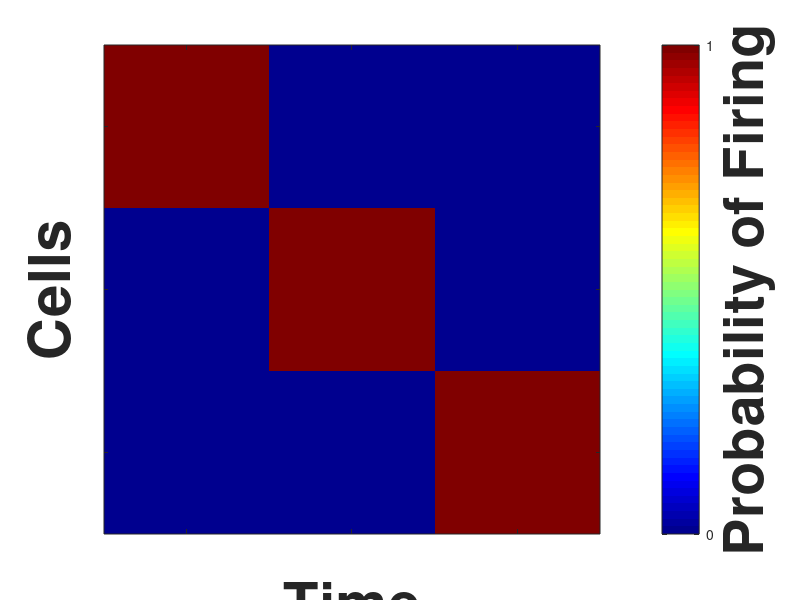
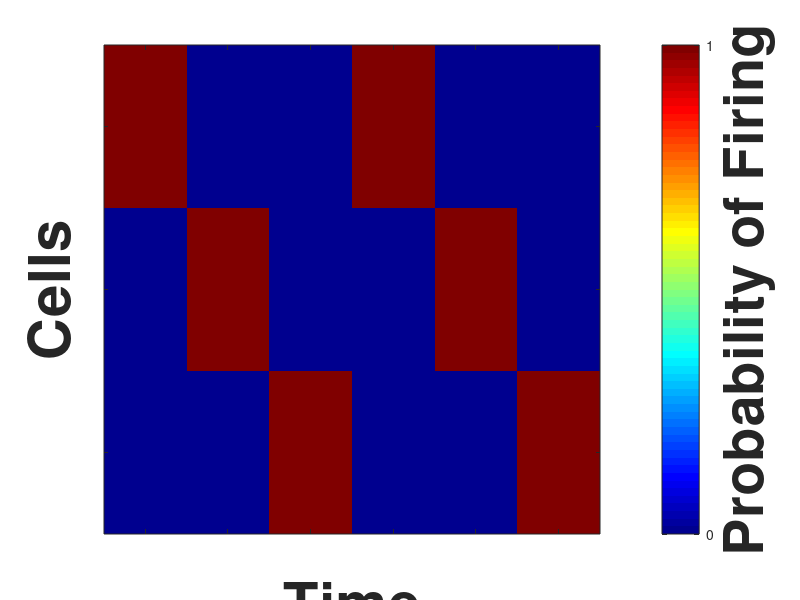
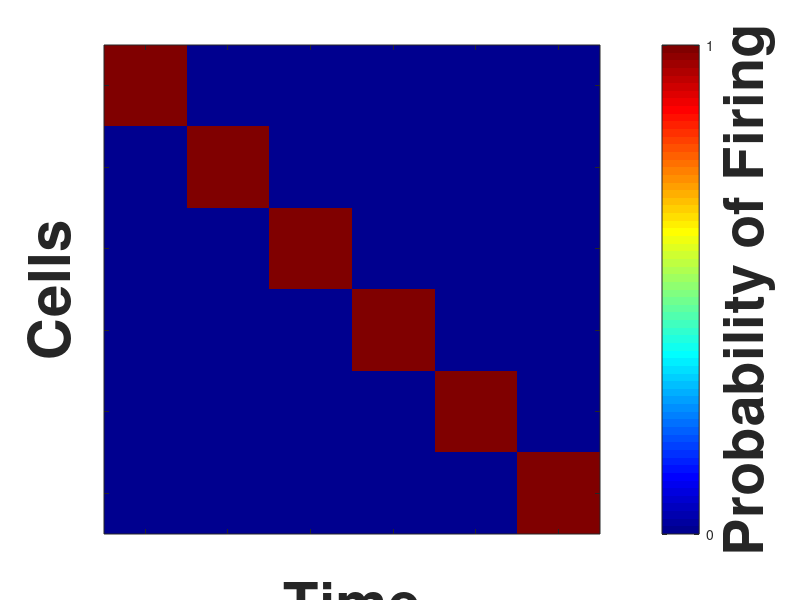
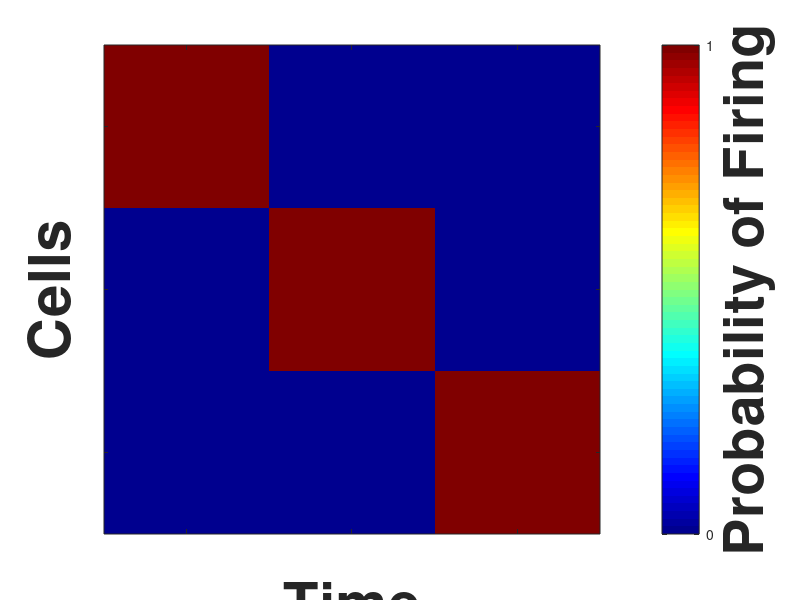

Write the MATLAB code that produced these figures, in order.
% Cartoons for poster
%close all
clear all

%Normal sequence
A = zeros(3,3);
for i = 1:3
    A(i,i) = 1;
end

%Double sequence
B = zeros(3,6);
for i = 1:3
    B(i,i) = 1;
    B(i,i+3) = 1;
end

%Extended sequence
C = zeros(6,6);
for i = 1:6
    C(i,i) = 1;
end

%No sequence
D = zeros(3,3);

fontSize = 40;
lineWidth = 2;
markerWidth = 7;
transparency = 0.5;

%% Plot1
% fig1 = figure(1); % ISI change
% set(fig1,'Position', [100, 100, 1200, 800]);
% subplot(1,3,1)
figure(1)
imagesc(A);
colormap('jet')
set(gca,'XTick', [1, 2, 3])
set(gca,'XTickLabel',{1; 2; 3})
xlabel('Time', ...
    'FontSize', fontSize,...
    'FontWeight', 'bold')
set(gca,'YTick',[1, 2, 3])
set(gca,'YTickLabel',({1; 2; 3}))
ylabel('Cells', ...
    'FontSize', fontSize,...
    'FontWeight', 'bold')
z = colorbar;
set(z,'YTick',[0, 1])
set(z,'YTickLabel',({'0', '1'}))
ylabel(z,'Probability of Firing', ...
    'FontSize', fontSize, ...
    'FontWeight', 'bold')
set(gca,'FontSize', fontSize-2)
print('/Users/ananth/Desktop/nas/normalSequence','-djpeg');

%subplot(1,3,2)
figure(2)
imagesc(B);
colormap('jet')
set(gca,'XTick', [1, 2, 3, 4, 5, 6])
set(gca,'XTickLabel',{1; 2; 3; 4; 5; 6})
xlabel('Time', ...
    'FontSize', fontSize,...
    'FontWeight', 'bold')
set(gca,'YTick',[1, 2, 3])
set(gca,'YTickLabel',({1; 2; 3}))
ylabel('Cells', ...
    'FontSize', fontSize,...
    'FontWeight', 'bold')
z = colorbar;
set(z,'YTick',[0, 1])
set(z,'YTickLabel',({'0', '1'}))
ylabel(z,'Probability of Firing', ...
    'FontSize', fontSize, ...
    'FontWeight', 'bold')
set(gca,'FontSize', fontSize-2)
print('/Users/ananth/Desktop/nas/doubleSequence','-djpeg');

%subplot(1,3,3)
figure(3);
imagesc(C);
colormap('jet')
set(gca,'XTick', [1, 2, 3, 4, 5, 6]) %NOTE: Starting 5 frames are skipped
set(gca,'XTickLabel',{1; 2; 3; 4; 5; 6}) %NOTE: At 200 fps, every frame is a 5 ms timestep.
xlabel('Time', ...
    'FontSize', fontSize,...
    'FontWeight', 'bold')
set(gca,'YTick',[1, 2, 3, 4, 5, 6])
set(gca,'YTickLabel',({1; 2; 3; 4; 5; 6}))
ylabel('Cells', ...
    'FontSize', fontSize,...
    'FontWeight', 'bold')
z = colorbar;
set(z,'YTick',[0, 1])
set(z,'YTickLabel',({'0', '1'}))
ylabel(z,'Probability of Firing', ...
    'FontSize', fontSize, ...
    'FontWeight', 'bold')
set(gca,'FontSize', fontSize-2)
print('/Users/ananth/Desktop/nas/longerSequence','-djpeg');

%% Plot2
% fig2 = figure(2); % ISI change
% set(fig2,'Position', [100, 100, 1200, 800]);
% subplot(1,3,1)
% imagesc(A);
% colormap('jet')
% set(gca,'XTick', [1, 2, 3])
% set(gca,'XTickLabel',{1; 2; 3})
% xlabel('Time', ...
%     'FontSize', fontSize,...
%     'FontWeight', 'bold')
% set(gca,'YTick',[1, 2, 3])
% set(gca,'YTickLabel',({1; 2; 3}))
% ylabel('Cells', ...
%     'FontSize', fontSize,...
%     'FontWeight', 'bold')
% z = colorbar;
% set(z,'YTick',[0, 1])
% set(z,'YTickLabel',({'0', '1'}))
% ylabel(z,'Probability of Firing', ...
%     'FontSize', fontSize, ...
%     'FontWeight', 'bold')
% set(gca,'FontSize', fontSize-2)

% subplot(1,3,2)
% imagesc(A);
% colormap('jet')
% set(gca,'XTick', [1, 2, 3])
% set(gca,'XTickLabel',{1; 2; 3})
% xlabel('Time', ...
%     'FontSize', fontSize,...
%     'FontWeight', 'bold')
% set(gca,'YTick',[1, 2, 3])
% set(gca,'YTickLabel',({1; 2; 3}))
% ylabel('', ...
%     'FontSize', fontSize,...
%     'FontWeight', 'bold')
% z = colorbar;
% set(z,'YTick',[0, 1])
% set(z,'YTickLabel',({'0', '1'}))
% % ylabel(z,'Probability of Firing', ...
% %     'FontSize', fontSize, ...
% %     'FontWeight', 'bold')
% set(gca,'FontSize', fontSize-2)

%subplot(1,3,3)
figure(4)
imagesc(A);
colormap('jet')
set(gca,'XTick', [1, 2, 3])
set(gca,'XTickLabel',{1; 2; 3})
xlabel('Time', ...
    'FontSize', fontSize,...
    'FontWeight', 'bold')
set(gca,'YTick',[1, 2, 3])
set(gca,'YTickLabel',({4; 5; 6}))
ylabel('Cells', ...
    'FontSize', fontSize,...
    'FontWeight', 'bold')
z = colorbar;
set(z,'YTick',[0, 1])
set(z,'YTickLabel',({'0', '1'}))
ylabel(z,'Probability of Firing', ...
    'FontSize', fontSize, ...
    'FontWeight', 'bold')
set(gca,'FontSize', fontSize-2)
print('/Users/ananth/Desktop/nas/differentSequence','-djpeg');

figure(5)
imagesc(D*-1);
colormap('jet')
set(gca,'XTick', [1, 2, 3])
set(gca,'XTickLabel',{1; 2; 3})
xlabel('Time', ...
    'FontSize', fontSize,...
    'FontWeight', 'bold')
set(gca,'YTick',[1, 2, 3])
set(gca,'YTickLabel',({1; 2; 3}))
ylabel('Cells', ...
    'FontSize', fontSize,...
    'FontWeight', 'bold')
z = colorbar;
set(z,'YTick',[0, 1])
set(z,'YTickLabel',({'0', '1'}))
ylabel(z,'Probability of Firing', ...
    'FontSize', fontSize, ...
    'FontWeight', 'bold')
set(gca,'FontSize', fontSize-2)
print('/Users/ananth/Desktop/nas/noSequence','-djpeg');